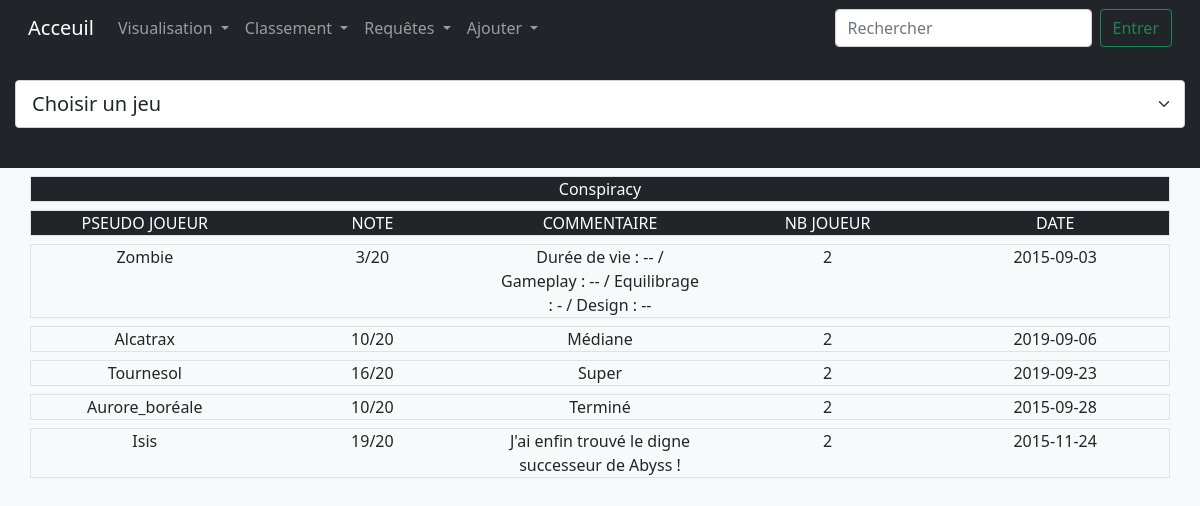
/Site/avis.php?Jeu=Conspiracy, run on the app's committed database.
### tables this page shows
create table AVIS
(
    ID_AVIS                         INT(3)                  not null AUTO_INCREMENT,
    NOTE_AVIS                       INT(3)                  not null,
    COMMENTAIRE_AVIS                BLOB(1000)                      ,
    DATE_AVIS                       DATE                            ,
    ID_CONFIG                       INT(3)                  not null,
    ID_JOUEUR                       INT(3)                  not null,
    constraint pk_avis primary key (ID_AVIS)
);

create table JOUEURS
(
    ID_JOUEUR                       INT(3)                  not null AUTO_INCREMENT,
    PSEUDO_JOUEUR                   CHAR(20)                unique not null,
    NOM_JOUEUR                      CHAR(20)                not null,
    PRENOM_JOUEUR                   CHAR(20)                not null,
    MAIL_JOUEUR                     CHAR(100)                       ,
    constraint pk_joueurs primary key (ID_JOUEUR)
);

create table CONFIGURATIONS 
(   
    ID_CONFIG                   INT(3)             not null, 
    NB_JOUEUR                   INT(3)             not null,
    ID_JEU                      INT(3)             not null,
    constraint pk_config primary key (ID_CONFIG)
);

### Site/avis.php (the view, shortened to what this page needs)
<!DOCTYPE html>
<html>
    <header>
        <?php include('header.php'); ?>
    </header>
    <?php include('connect.php');
    ?>
    <body class="bg-light">
        <div class="col bg-dark pt-4 pb-4">
        <form name="form" >
            <select class="form-select form-select-lg mb-3" aria-label=".form-select-lg example" name="Jeu" onChange="location = this.options[this.selectedIndex].value;">
                <option disabled selected>Choisir un jeu</option>
            </select>
        </form>
        </div>
    <?php
    $jeu = isset($_GET['Jeu']) ? $_GET['Jeu'] :'';
    $sqlQuery = 'SELECT NOTE_AVIS, NB_JOUEUR, PSEUDO_JOUEUR, COMMENTAIRE_AVIS, DATE_AVIS FROM JOUEURS as J natural join AVIS as A natural join CONFIGURATIONS as C natural join JEUX where NOM_JEU ="' . $jeu . '"';
    $avisStatmentQuery = $db->query($sqlQuery);
    $avis = $avisStatmentQuery->fetchAll();
    ?>
        <div class="container text-center ">
            <?php if(isset($_GET['Jeu'])){?>
            <div class="row justify-content-md-center border mt-2 bg-dark text-white"><?php echo $jeu; ?></div>
            <div class="row justify-content-md-center border mt-2 bg-dark text-white">
                <div class="col">PSEUDO JOUEUR</div>
                <div class="col">NOTE</div>
                <div class="col">COMMENTAIRE</div>
                <div class="col">NB JOUEUR</div>
                <div class="col">DATE</div>
        </div>
        <?php }?>
            <?php foreach($avis as $avis) {?>
                <div class="row bg-light border mt-2">
                    <div class="col"><?php echo $avis['PSEUDO_JOUEUR']?></div>
                    <div class="col"><?php echo $avis['NOTE_AVIS'] . '/20'?></div>
                    <div class="col"><?php echo $avis['COMMENTAIRE_AVIS']?></div>
                    <div class="col"><?php echo $avis['NB_JOUEUR']?></div>
                    <div class="col"><?php echo $avis['DATE_AVIS']?></div>
            </div>
            <?php } ?>
    </div>
    </body>
</html>

### data on the page
avis: ID_JOUEUR.PSEUDO_JOUEUR "Zombie", NOTE_AVIS "3", COMMENTAIRE_AVIS "Durée de vie : -- / Gameplay : -- / Equilibrage : - / Design : --", ID_CONFIG.NB_JOUEUR "2", DATE_AVIS "2015-09-03"
avis: ID_JOUEUR.PSEUDO_JOUEUR "Alcatrax", NOTE_AVIS "10", COMMENTAIRE_AVIS "Médiane", ID_CONFIG.NB_JOUEUR "2", DATE_AVIS "2019-09-06"
avis: ID_JOUEUR.PSEUDO_JOUEUR "Tournesol", NOTE_AVIS "16", COMMENTAIRE_AVIS "Super", ID_CONFIG.NB_JOUEUR "2", DATE_AVIS "2019-09-23"
avis: ID_JOUEUR.PSEUDO_JOUEUR "Aurore_boréale", NOTE_AVIS "10", COMMENTAIRE_AVIS "Terminé", ID_CONFIG.NB_JOUEUR "2", DATE_AVIS "2015-09-28"
avis: ID_JOUEUR.PSEUDO_JOUEUR "Isis", NOTE_AVIS "19", COMMENTAIRE_AVIS "J'ai enfin trouvé le digne successeur de Abyss !", ID_CONFIG.NB_JOUEUR "2", DATE_AVIS "2015-11-24"

### other printed values
$jeu "Conspiracy"
